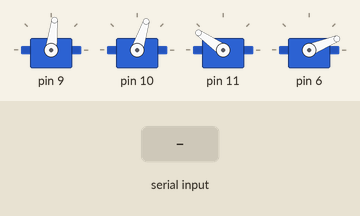
Bench run of a sketch on a simulated Arduino Uno, built with avr-gcc and run on an emulated ATmega328P. On the bench: 4 × servo. Inputs (shaded band) come from the test bench. What the sketch prints to the serial monitor is not drawn.

Above: at 1.2 s.
1.3 s: "o" received over Serial
At 2.7 s:
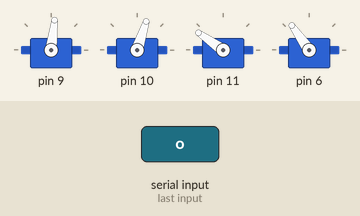
3.2 s: "q" received over Serial
At 4.4 s:
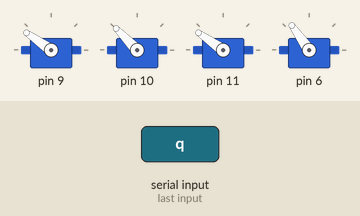
5.0 s: "w" received over Serial
At 6.4 s:
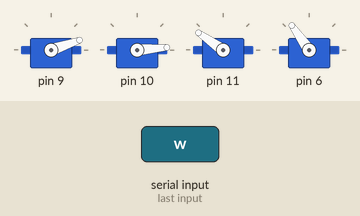
7.0 s: "p" received over Serial
At 8.4 s:
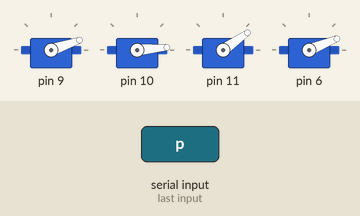
8.9 s: "q" received over Serial
At 10.6 s:
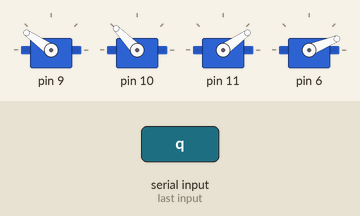
10.9 s: "i" received over Serial
At 11.2 s:
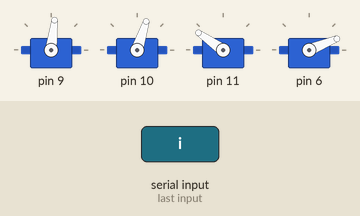
Timing chart, 0 to 13.4 s (numbered marks = the images above; inputs shaded):
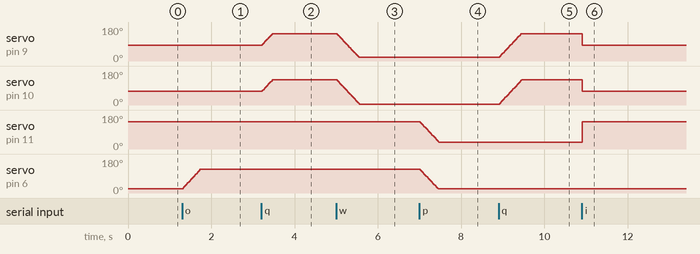

Measured:
- after the input at 1.3 s, servo on pin 6: moves from 22° to 125° over 0.43 s, starting at once
- after the input at 3.2 s, servo on pin 9: moves from 83° to 145° over 0.26 s, starting at once; servo on pin 10: moves from 72° to 134° over 0.24 s, starting at once
- after the input at 5.0 s, servo on pin 9: moves from 145° to 19° over 0.52 s, starting at once; servo on pin 10: moves from 134° to 5° over 0.55 s, starting at once
- after the input at 7.0 s, servo on pin 11: moves from 145° to 35° over 0.46 s, starting at once; servo on pin 6: moves from 125° to 22° over 0.43 s, starting at once
- after the input at 8.9 s, servo on pin 9: moves from 19° to 145° over 0.53 s, starting at once; servo on pin 10: moves from 5° to 134° over 0.53 s, starting at once
- after the input at 10.9 s, servo on pin 9: 145° → 83° at once; servo on pin 10: 134° → 72° at once; servo on pin 11: 35° → 145° at once

The sketch:

sketch.ino
```cpp
#include "state.h"
#include "servo.h"
#include <Servo.h>

state_t cur_state;
char value;

void setup()
{
  servoSetup();
  Serial.begin(115200);
  cur_state = STATE_INITIAL;
}

void loop()
{
  char value = Serial.read();
  if(value == 'q')
    cur_state = STATE_Q;
  else if(value == 'w')
    cur_state = STATE_W;
  else if(value == 'o')
    cur_state = STATE_O;
  else if(value == 'p')
    cur_state = STATE_P;
  else if(value == 'n')
    cur_state = STATE_NOTHING;
  else if(value == 'i')
    cur_state = STATE_INITIAL;
  Serial.println(cur_state);

  run_state( cur_state);
}
```

servo.cpp
```cpp
#include "Arduino.h"
#include "servo.h"
#include <Servo.h>

#define DELAY 2
#define NUM_OF_SERVOS 4 /*a maximum of eight servo objects can be created*/

void MyServo::init(int pin, int max_left, int max_right, int center) {
  this->pin = pin;
  this->max_left = max_left;
  this->max_right = max_right;
  this->center = center;
  this->attach(pin);
}

void MyServo::setRight() {
  this->write(max_right);
}

void MyServo::setLeft() {
  this->write(max_left);
}
void MyServo::setCenter() {
  this->write(center);
}
void MyServo::turnLeft() {
  if(this->read() < max_left)
    this->write(this->read() + 1);
  delay(DELAY);
}
void MyServo::turnRight() {
  if(this->read() > max_right)
    this->write(this->read() - 1);
  delay(DELAY);
}

MyServo servo[NUM_OF_SERVOS];

/*
 Function to setup and tweak servo pin and positions.
 The max_left, max_right and center numbers are result of calibration.
 Looking at front of robo:
            / -.- \
         ==/___ ___\==
 left thigh | | | | right thigh
 left shin  | | | | right shin
 */
void servoSetup() {

  /* pin, max_left, max_right, center */
  servo[LEFT_THIGH].init(9, 145, 19, 83);  /* init: center */
  servo[RIGHT_THIGH].init(10, 134, 5, 72); /* init: center */
  servo[RIGHT_SHIN].init(11, 145, 35, -1); /* init: left */
  servo[LEFT_SHIN].init(6, 125, 22, -1);   /* init: right */
}
```

servo.h
```cpp
#include <Servo.h>

#ifndef MY_SERVO_H
#define MY_SERVO_H

#define LEFT_THIGH 0
#define RIGHT_THIGH 1
#define RIGHT_SHIN 2
#define LEFT_SHIN 3

class MyServo : public Servo {
  public:
    void init(int pin, int max_left, int max_right, int center);

    void setRight();  /* sets servo to max_right position */
    void setLeft();   /* sets servo to max_left position */
    void setCenter(); /* sets servo to center position */
    void turnLeft();  /* turns servo to the left, speed determined by DELAY define */
    void turnRight(); /* turns right */

  private:
    int max_left;
    int max_right;
    int center;
    int pin;
};

extern MyServo servo[];

void servoSetup(void);

#endif
```

state.cpp
```cpp
#include "state.h"
#include "servo.h"

state_t run_state( state_t cur_state) {
    return state_table[ cur_state ]();
};

state_t do_state_nothing() {
  return STATE_NOTHING;
}

state_t do_state_initial() {
  servo[LEFT_THIGH].setCenter();
  servo[RIGHT_THIGH].setCenter();
  servo[RIGHT_SHIN].setLeft();
  servo[LEFT_SHIN].setRight();
  return STATE_INITIAL;
}

state_t do_state_q() {
  servo[LEFT_THIGH].turnLeft();
  servo[RIGHT_THIGH].turnLeft();
  return STATE_Q;
}

state_t do_state_w() {
  servo[RIGHT_THIGH].turnRight();
  servo[LEFT_THIGH].turnRight();
  return STATE_W;
}

state_t do_state_o() {
  servo[LEFT_SHIN].turnLeft();
  servo[RIGHT_SHIN].turnLeft();
  return STATE_O;
}

state_t do_state_p() {
  servo[RIGHT_SHIN].turnRight();
  servo[LEFT_SHIN].turnRight();
  return STATE_P;
}
```

state.h
```cpp
#ifndef STATE_H
#define STATE_H

typedef enum { STATE_NOTHING, STATE_INITIAL, STATE_Q, STATE_W, STATE_O, STATE_P ,NUM_STATES } state_t;

typedef state_t state_func_t();

state_t do_state_nothing();
state_t do_state_initial();
state_t do_state_q();
state_t do_state_w();
state_t do_state_o();
state_t do_state_p();

state_func_t* const state_table[ NUM_STATES ] = {
    do_state_nothing, do_state_initial, do_state_q, do_state_w, do_state_o, do_state_p
};

state_t run_state( state_t cur_state);

#endif
```
